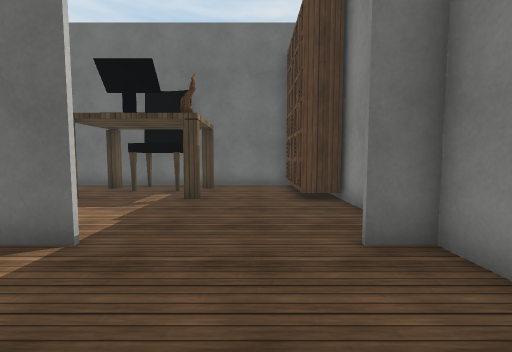
view 1 (above)

24 first-person views from a walk through a scene from a Unity 3-D project. The camera is 1.2 m above the floor, tilts 4° down and sees 90° across. The floor is counted in squares, 1 m on a side. Each view is taken from the middle of a square. On the plan, view 1 faces up. The plan holds only what a view shows up to about 12 squares ahead; the rest is blank. The place goes on beyond the plan. Some surface patterns are stand-ins.

view 2
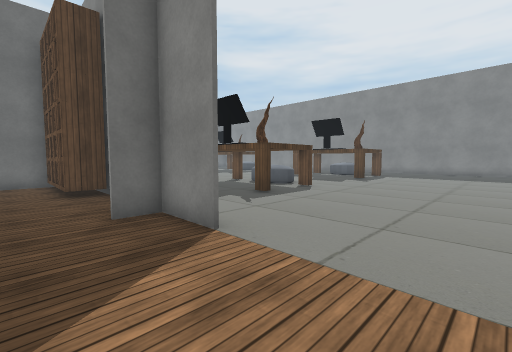

view 3
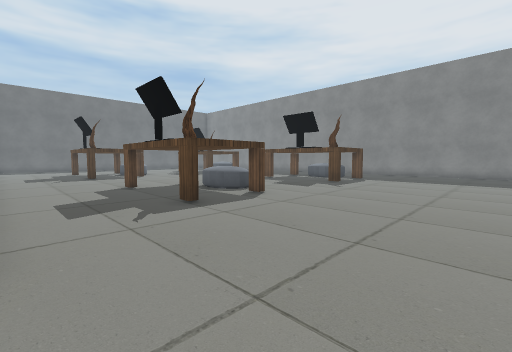

view 4
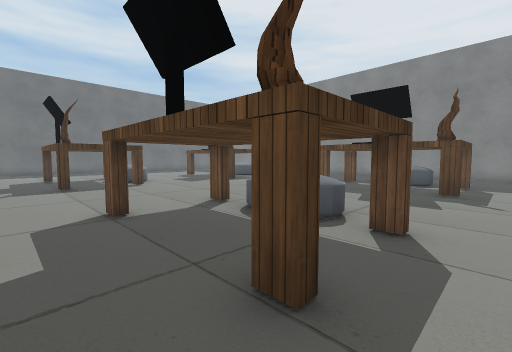

view 5
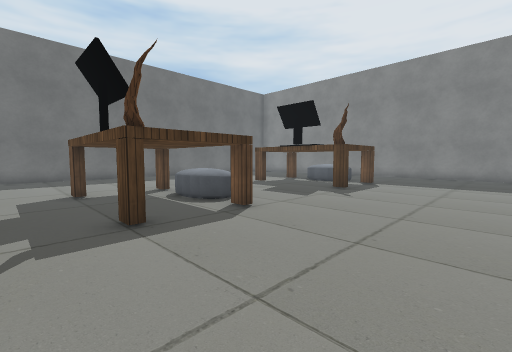

view 6
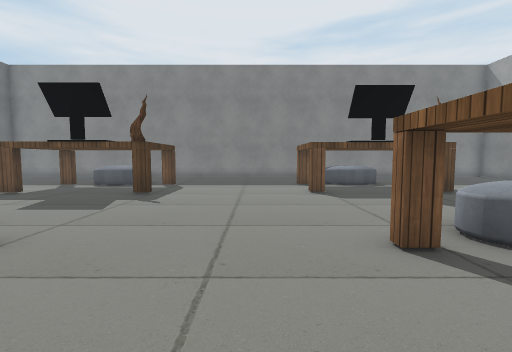

view 7
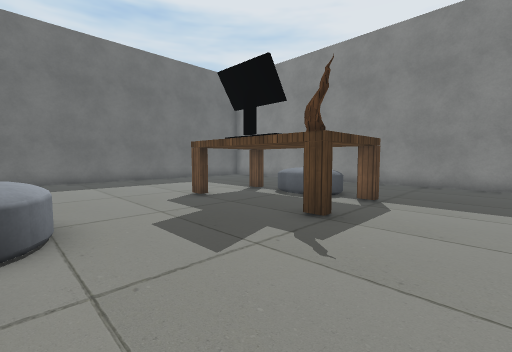

view 8
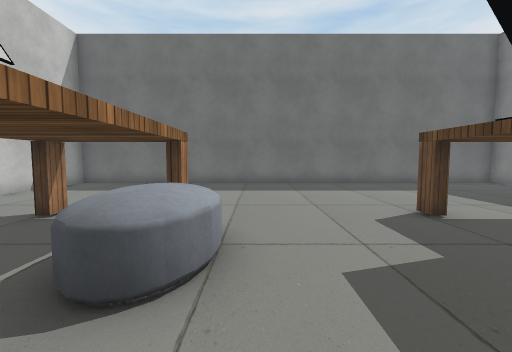

view 9
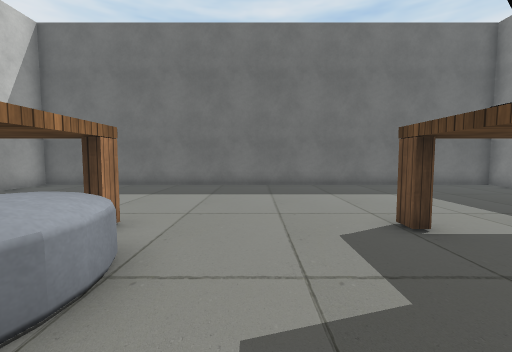

view 10
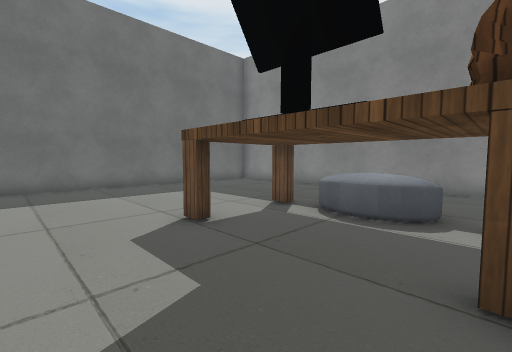

view 11
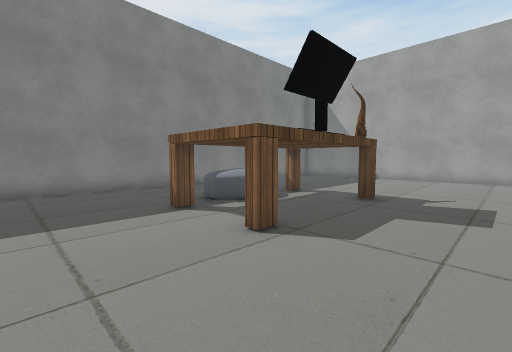

view 12
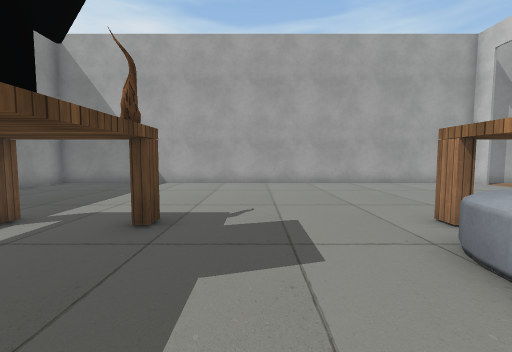

view 13
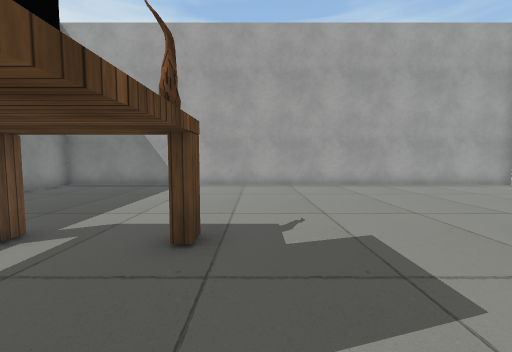

view 14
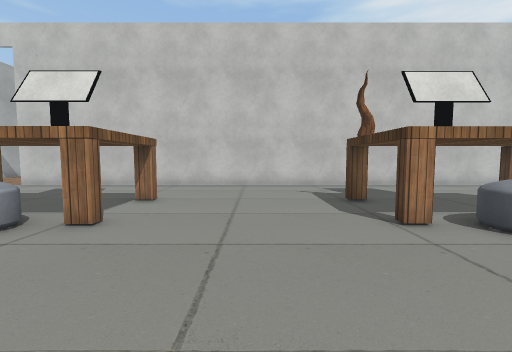

view 15
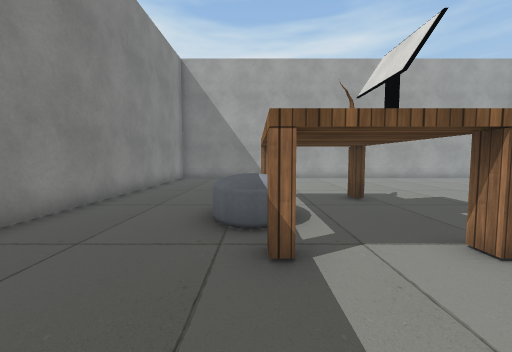

view 16
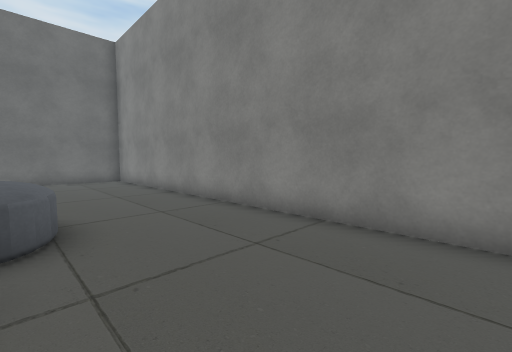

view 17
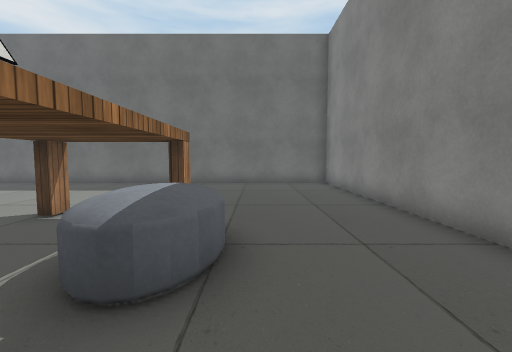

view 18
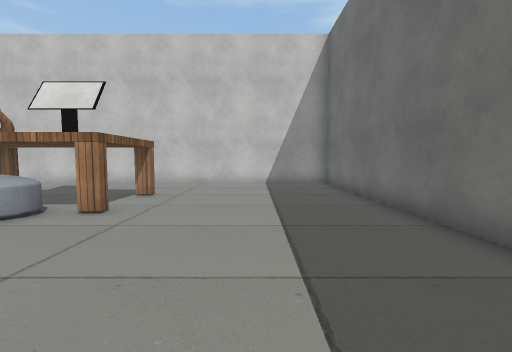

view 19
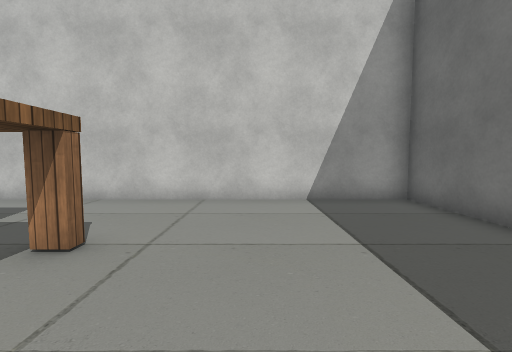

view 20
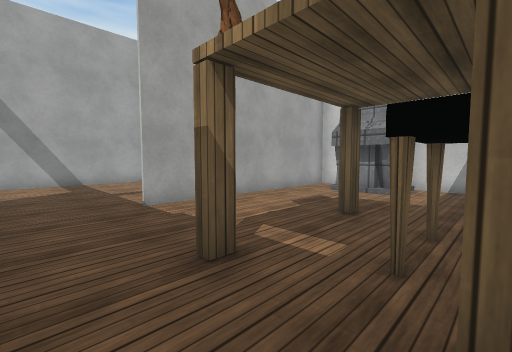

view 21
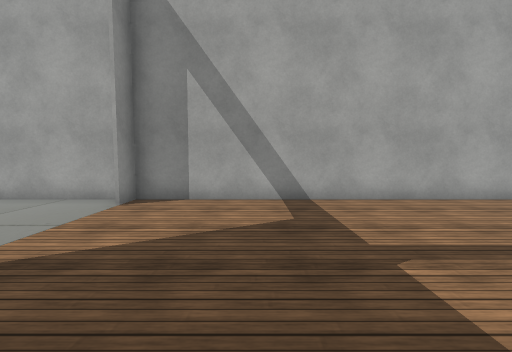

view 22
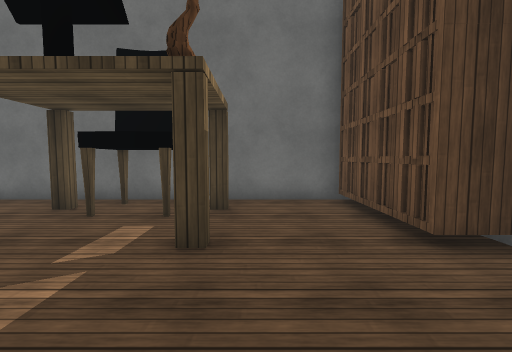

view 23
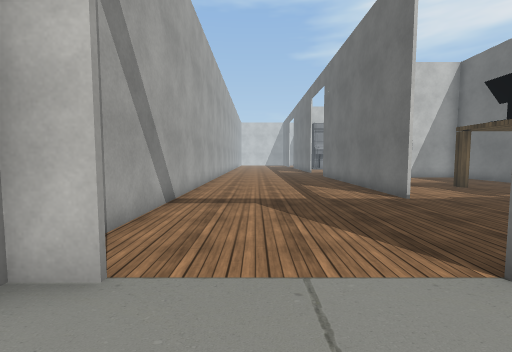

view 24
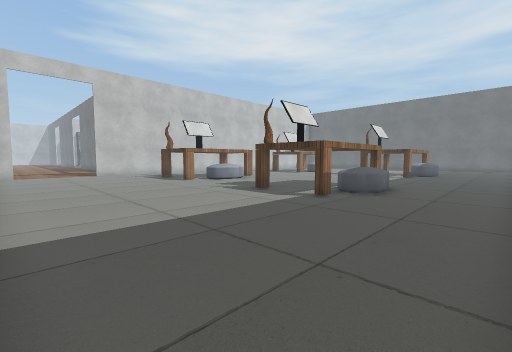

### Floor plan
Key: @ floor where view 1 was taken; # wall or solid block; x gap in a wall; . floor; C chair; B bookshelf; O other object.
Columns run from 7 left of view 1 to 23 right of it. Each row starts with its distance up from view 1.
 27          ######################
 26          #....................#
 25          #....................#
 24          #....................#
 23          #....................#
 22          #....................#
 21          #....................#
 20          #....OOO.....OOO.....#
 19          #....O.O.....O.O.....#
 18          #....O.OO....O.OO....#
 17          #....O.OO....O.OO....#
 16          #....O.OO....O.OO....#
 15          #....OOO.....OOO.....#
 14          #....................#
 13          #....................#
 12 ##########....................#
 11 ...CC...BB....................#
 10 .OxC##..BB....................#
  9 ...##...BB....OOO.....OOOO....#
  8 ........BB....O.OO....O..O....#
  7 .O...O...B#...O.OO....O.OOO...#
  6 ..........#...O.OO....O.OOO...#
  5 ..........#...O.O.....O..O....#
  4 ..........#...OOO.....OOOO....#
  3 #####....##...................#
  2 ..........#...................#
  1 ..............................#
  0 .......@......................#
 -1 ..............................#
 -2 ..............................#
 -3 ..........#...................#
 -4 ###############################

Positions as (right, up) in squares from view 1, and headings:
1: (0, 0), facing up
2: (0, -2), facing up-right
3: (3, -2), facing up-right
4: (5, 3), facing up-right
5: (5, 10), facing up-right
6: (6, 11), facing right
7: (10, 12), facing up-right
8: (11, 14), facing up
9: (12, 15), facing up
10: (12, 15), facing up-right
11: (12, 12), facing down-right
12: (13, 9), facing down
13: (14, 8), facing down
14: (14, 12), facing left
15: (18, 12), facing down
16: (18, 12), facing up-right
17: (19, 14), facing up
18: (15, 23), facing left
19: (10, 22), facing left
20: (0, 10), facing down-left
21: (-1, 4), facing down
22: (-1, 4), facing up
23: (5, -1), facing left
24: (22, -3), facing up-left
